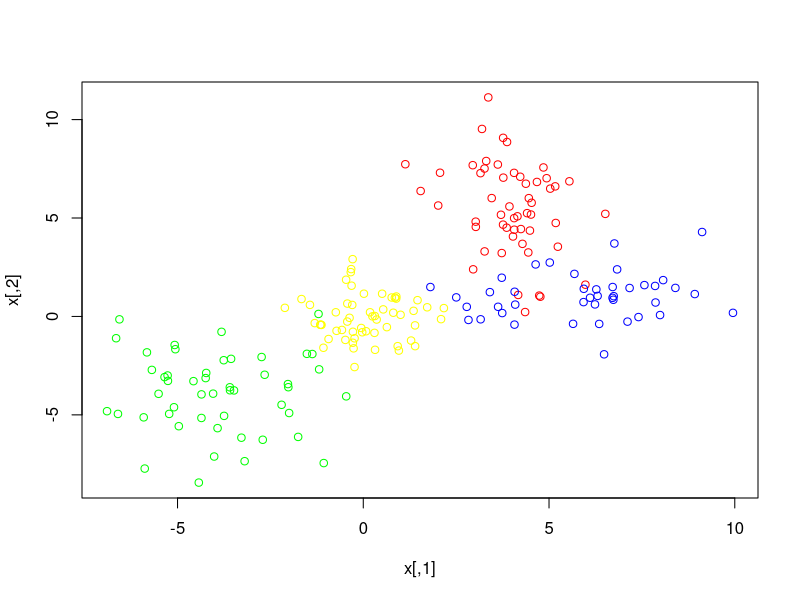

Recreate this plot in R. (Note: this script raises an error after producing the figure.)
library(nnet)

p1 <- 0.25
p2 <- 0.25
p3 <- 0.25
p4 <- 0.25

n <- 200

s1 <- c(1, 2)
s2 <- c(2, 1)
s3 <- c(1.5, 2)
s4 <- c(1, 1)
s <- rbind(s1, s2, s3, s4)

m1 <- c(4, 6)
m2 <- c(6, 1)
m3 <- c(-4, -4)
m4 <- c(0, 0)
m <- rbind(m1, m2, m3, m4)

c <- sample(c(1, 2, 3, 4), size = n, prob = c(p1, p2, p3, p4), replace = TRUE)
x <- cbind(rnorm(n, m[c, 1], s[c, 1]), rnorm(n, m[c, 2], s[c, 2]))

color <- rep('red', n)
color[c == 2] <- 'blue'
color[c == 3] <- 'green'
color[c == 4] <- 'yellow'

plot(x, col = color)

# Bayes border
len <- 50

xp <- seq(min(x[, 1]), max(x[, 1]), length = len)
yp <- seq(min(x[, 2]), max(x[, 2]), length = len)

grid <- expand.grid(z1 = xp, x2 = yp)

Z <- p1 * dnorm(grid[, 1], m[1, 1], s[1, 1]) *
    dnorm(grid[, 2], m[1, 2], s[1, 2])
Z <- cbind(Z, p2 * dnorm(grid[, 1], m[2, 1], s[2, 1]) *
           dnorm(grid[, 2], m[2, 2], s[2, 2]))
Z <- cbind(Z, p3 * dnorm(grid[, 1], m[3, 1], s[3, 1]) *
           dnorm(grid[, 2], m[3, 2], s[3, 2]))
Z <- cbind(Z, p4 * dnorm(grid[, 1], m[4, 1], s[4, 1]) *
           dnorm(grid[, 2], m[4, 2], s[4, 2]))

pngName <- 'bayes.png'
png(pngName)
plot.new()
zp <- Z[, 4] - pmax(Z[, 1], Z[, 3], Z[, 2])
contour(xp, yp, matrix(zp, len), add = TRUE, levels = 0, drawlabels = FALSE)
zp <- Z[, 1] - pmax(Z[, 2], Z[, 3], Z[, 4])
contour(xp, yp, matrix(zp, len), add = TRUE, levels = 0, drawlabels = FALSE)
zp <- Z[, 2] - pmax(Z[, 1], Z[, 3], Z[, 4])
contour(xp, yp, matrix(zp, len), add = TRUE, levels = 0, drawlabels = FALSE)
dev.off()
cat(pngName, 'sauvegardee\n')

# neural net
t <- class.ind(color)

proba <- c()
set.seed(1)
for (i in 1:10) {
    pngName <- paste('nnet', i, 'HiddenNeurones.png', sep = '')
    model <- nnet(x, t, size = i, decay = 0, softmax = T, maxit = 500)

    T <- predict(model, x)
    classT <- round(T)
    count <- 0
    for (j in 1:n) {
        if (!all(classT[j, ] == t[j, ])) {
            count <- count + 1
        }
    }
    proba[i] <- count / length(classT)
    cat('proba:', proba[i], '\n')

    Z <- predict(model, grid)

    plot.new()
    zp <- Z[, 4] - pmax(Z[, 1], Z[, 3], Z[, 2])
    contour(xp, yp, matrix(zp, len), add = TRUE, levels = 0, drawlabels = FALSE)
    zp <- Z[, 1] - pmax(Z[, 2], Z[, 3], Z[, 4])
    contour(xp, yp, matrix(zp, len), add = TRUE, levels = 0, drawlabels = FALSE)
    zp <- Z[, 2] - pmax(Z[, 1], Z[, 3], Z[, 4])
    contour(xp, yp, matrix(zp, len), add = TRUE, levels = 0, drawlabels = FALSE)
    dev.off()
    cat(pngName, 'sauvegardee\n')
}
